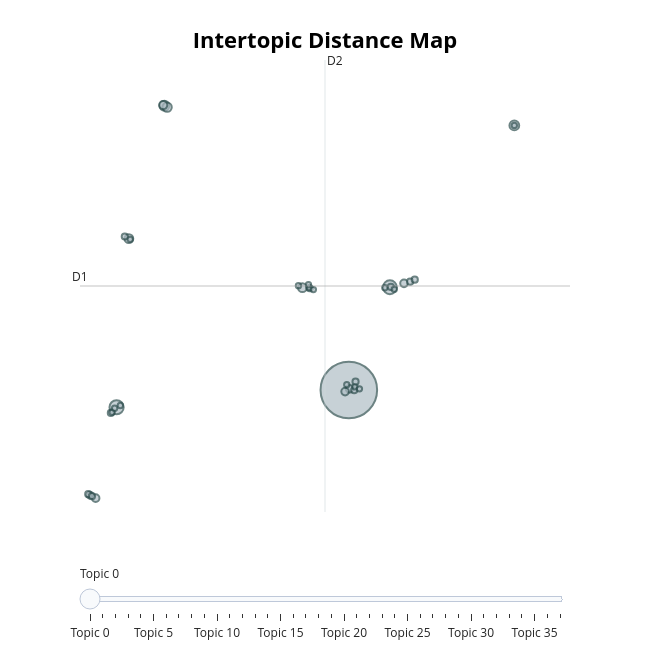

This figure's notebook cell:
### Code cell
q1_topic_model.visualize_topics()

### Figure 1 — Plotly figure (JSON) as saved in the notebook; plotly's stock layout.template omitted (floating-point values rounded to 4 significant figures)
{"data": [{"customdata": [[0, "the | and | of | to | scientific", 334], [1, "public | more | they | the | general public", 21], [2, "science happens | happens | science | and | hypothesis", 20], [3, "you | your | we | hypothesis | to", 10], [4, "the | consumer | question | the researcher | to", 10], [5, "consumer | researcher | the researcher | the consumer | the", 9], [6, "think | should | are | the | and", 8], [7, "it | get | would | very | lot of", 8], [8, "the | the experiment | experiment | the consumer | consumer", 7], [9, "then | to | and then | question | done", 6], [10, "will | learning | will be | be | it will", 6], [11, "think | see | see the | will | it will", 6], [12, "science | theory | that | think | believe", 6], [13, "group | then | the | food | the researcher", 5], [14, "outcome | statistics | used | expected | science", 4], [15, "science | always | curiosity think | people question | curiosity", 4], [16, "statistics | me to | me | can | is", 4], [17, "data | it | being taken | and | the", 4], [18, "they | will | then | have to | to", 4], [19, "class | this class | differs from | differs | this", 4], [20, "has to | imagine it | has | the | it", 4], [21, "numbers | the numbers | the | statistics | to", 4], [22, "people | trying | happen | lifestyle | know more", 4], [23, "will | more | be | more about | as", 4], [24, "be | be more | would not | may | you will", 3], [25, "part | is | consumer | part of | are", 3], [26, "the experiment | experiment | the | test subjects | are", 3], [27, "one will | you | will | you will | one", 3], [28, "long | have | think | scientific process | have to", 3], [29, "very | look very | normal | looks very | perspectives", 3], [30, "be | made the | can be | details | accurate", 3], [31, "important step | important | most important | step | you", 3], [32, "think science | might not | science | an experiment | an", 3], [33, "what the | the investigation | is likely | investigation | what", 3], [34, "to | researcher | that will | these | facts", 3], [35, "the research | is lot | research | avoid | of", 3], [36, "shown | big | come up | them | come", 3], [37, "the | the study | and scientific | interpret it | the planning", 3]], "hovertemplate": "<b>Topic %{customdata[0]}</b><br>%{customdata[1]}<br>Size: %{customdata[2]}", "legendgroup": "", "marker": {"color": "#B0BEC5", "line": {"color": "DarkSlateGrey", "width": 2}, "size": [334, 21, 20, 10, 10, 9, 8, 8, 7, 6, 6, 6, 6, 5, 4, 4, 4, 4, 4, 4, 4, 4, 4, 4, 3, 3, 3, 3, 3, 3, 3, 3, 3, 3, 3, 3, 3, 3], "sizemode": "area", "sizeref": 0.2087, "symbol": "circle"}, "mode": "markers", "name": "", "orientation": "v", "showlegend": false, "type": "scatter", "x": [11.11, -1.44, 13.32, 20.05, 1.144, 1.291, -0.7752, 8.597, 1.079, 11.14, 10.9, -2.57, 14.09, -2.876, 14.42, 13.38, 14.67, -2.97, -2.77, 11.47, 8.995, -0.9956, 11.4, -1.748, -1.678, 11.0, -1.236, 13.05, 11.43, 8.384, 8.958, 20.05, 13.56, 9.19, 8.926, -1.545, 11.68, -0.704], "xaxis": "x", "y": [1.597, -0.1639, 12.11, 28.65, 30.67, 30.52, 17.08, 12.06, 30.74, 1.718, 1.436, -9.458, 12.51, -9.151, 12.68, 12.14, 12.88, -9.058, -9.257, 2.451, 12.0, 17.3, 1.577, -0.745, -0.6736, 2.133, 0.02001, 12.06, 1.922, 12.27, 12.08, 28.65, 11.91, 11.87, 12.37, -0.2703, 1.718, 17.01], "yaxis": "y"}], "layout": {"annotations": [{"showarrow": false, "text": "D1", "x": -3.415, "y": 12.24, "yshift": 10}, {"showarrow": false, "text": "D2", "x": 9.818, "xshift": 10, "y": 35.35}], "height": 650, "hoverlabel": {"bgcolor": "white", "font": {"family": "Rockwell", "size": 16}}, "legend": {"itemsizing": "constant", "tracegroupgap": 0}, "margin": {"t": 60}, "shapes": [{"line": {"color": "#CFD8DC", "width": 2}, "type": "line", "x0": 9.818, "x1": 9.818, "y0": -10.88, "y1": 35.35}, {"line": {"color": "#9E9E9E", "width": 2}, "type": "line", "x0": -3.415, "x1": 23.05, "y0": 12.24, "y1": 12.24}], "sliders": [{"active": 0, "pad": {"t": 50}, "steps": [{"args": [{"marker.color": [["red", "#B0BEC5", "#B0BEC5", "#B0BEC5", "#B0BEC5", "#B0BEC5", "#B0BEC5", "#B0BEC5", "#B0BEC5", "#B0BEC5", "#B0BEC5", "#B0BEC5", "#B0BEC5", "#B0BEC5", "#B0BEC5", "#B0BEC5", "#B0BEC5", "#B0BEC5", "#B0BEC5", "#B0BEC5", "#B0BEC5", "#B0BEC5", "#B0BEC5", "#B0BEC5", "#B0BEC5", "#B0BEC5", "#B0BEC5", "#B0BEC5", "#B0BEC5", "#B0BEC5", "#B0BEC5", "#B0BEC5", "#B0BEC5", "#B0BEC5", "#B0BEC5", "#B0BEC5", "#B0BEC5", "#B0BEC5"]]}], "label": "Topic 0", "method": "update"}, {"args": [{"marker.color": [["#B0BEC5", "red", "#B0BEC5", "#B0BEC5", "#B0BEC5", "#B0BEC5", "#B0BEC5", "#B0BEC5", "#B0BEC5", "#B0BEC5", "#B0BEC5", "#B0BEC5", "#B0BEC5", "#B0BEC5", "#B0BEC5", "#B0BEC5", "#B0BEC5", "#B0BEC5", "#B0BEC5", "#B0BEC5", "#B0BEC5", "#B0BEC5", "#B0BEC5", "#B0BEC5", "#B0BEC5", "#B0BEC5", "#B0BEC5", "#B0BEC5", "#B0BEC5", "#B0BEC5", "#B0BEC5", "#B0BEC5", "#B0BEC5", "#B0BEC5", "#B0BEC5", "#B0BEC5", "#B0BEC5", "#B0BEC5"]]}], "label": "Topic 1", "method": "update"}, {"args": [{"marker.color": [["#B0BEC5", "#B0BEC5", "red", "#B0BEC5", "#B0BEC5", "#B0BEC5", "#B0BEC5", "#B0BEC5", "#B0BEC5", "#B0BEC5", "#B0BEC5", "#B0BEC5", "#B0BEC5", "#B0BEC5", "#B0BEC5", "#B0BEC5", "#B0BEC5", "#B0BEC5", "#B0BEC5", "#B0BEC5", "#B0BEC5", "#B0BEC5", "#B0BEC5", "#B0BEC5", "#B0BEC5", "#B0BEC5", "#B0BEC5", "#B0BEC5", "#B0BEC5", "#B0BEC5", "#B0BEC5", "#B0BEC5", "#B0BEC5", "#B0BEC5", "#B0BEC5", "#B0BEC5", "#B0BEC5", "#B0BEC5"]]}], "label": "Topic 2", "method": "update"}, {"args": [{"marker.color": [["#B0BEC5", "#B0BEC5", "#B0BEC5", "red", "#B0BEC5", "#B0BEC5", "#B0BEC5", "#B0BEC5", "#B0BEC5", "#B0BEC5", "#B0BEC5", "#B0BEC5", "#B0BEC5", "#B0BEC5", "#B0BEC5", "#B0BEC5", "#B0BEC5", "#B0BEC5", "#B0BEC5", "#B0BEC5", "#B0BEC5", "#B0BEC5", "#B0BEC5", "#B0BEC5", "#B0BEC5", "#B0BEC5", "#B0BEC5", "#B0BEC5", "#B0BEC5", "#B0BEC5", "#B0BEC5", "#B0BEC5", "#B0BEC5", "#B0BEC5", "#B0BEC5", "#B0BEC5", "#B0BEC5", "#B0BEC5"]]}], "label": "Topic 3", "method": "update"}, {"args": [{"marker.color": [["#B0BEC5", "#B0BEC5", "#B0BEC5", "#B0BEC5", "red", "#B0BEC5", "#B0BEC5", "#B0BEC5", "#B0BEC5", "#B0BEC5", "#B0BEC5", "#B0BEC5", "#B0BEC5", "#B0BEC5", "#B0BEC5", "#B0BEC5", "#B0BEC5", "#B0BEC5", "#B0BEC5", "#B0BEC5", "#B0BEC5", "#B0BEC5", "#B0BEC5", "#B0BEC5", "#B0BEC5", "#B0BEC5", "#B0BEC5", "#B0BEC5", "#B0BEC5", "#B0BEC5", "#B0BEC5", "#B0BEC5", "#B0BEC5", "#B0BEC5", "#B0BEC5", "#B0BEC5", "#B0BEC5", "#B0BEC5"]]}], "label": "Topic 4", "method": "update"}, {"args": [{"marker.color": [["#B0BEC5", "#B0BEC5", "#B0BEC5", "#B0BEC5", "#B0BEC5", "red", "#B0BEC5", "#B0BEC5", "#B0BEC5", "#B0BEC5", "#B0BEC5", "#B0BEC5", "#B0BEC5", "#B0BEC5", "#B0BEC5", "#B0BEC5", "#B0BEC5", "#B0BEC5", "#B0BEC5", "#B0BEC5", "#B0BEC5", "#B0BEC5", "#B0BEC5", "#B0BEC5", "#B0BEC5", "#B0BEC5", "#B0BEC5", "#B0BEC5", "#B0BEC5", "#B0BEC5", "#B0BEC5", "#B0BEC5", "#B0BEC5", "#B0BEC5", "#B0BEC5", "#B0BEC5", "#B0BEC5", "#B0BEC5"]]}], "label": "Topic 5", "method": "update"}, {"args": [{"marker.color": [["#B0BEC5", "#B0BEC5", "#B0BEC5", "#B0BEC5", "#B0BEC5", "#B0BEC5", "red", "#B0BEC5", "#B0BEC5", "#B0BEC5", "#B0BEC5", "#B0BEC5", "#B0BEC5", "#B0BEC5", "#B0BEC5", "#B0BEC5", "#B0BEC5", "#B0BEC5", "#B0BEC5", "#B0BEC5", "#B0BEC5", "#B0BEC5", "#B0BEC5", "#B0BEC5", "#B0BEC5", "#B0BEC5", "#B0BEC5", "#B0BEC5", "#B0BEC5", "#B0BEC5", "#B0BEC5", "#B0BEC5", "#B0BEC5", "#B0BEC5", "#B0BEC5", "#B0BEC5", "#B0BEC5", "#B0BEC5"]]}], "label": "Topic 6", "method": "update"}, {"args": [{"marker.color": [["#B0BEC5", "#B0BEC5", "#B0BEC5", "#B0BEC5", "#B0BEC5", "#B0BEC5", "#B0BEC5", "red", "#B0BEC5", "#B0BEC5", "#B0BEC5", "#B0BEC5", "#B0BEC5", "#B0BEC5", "#B0BEC5", "#B0BEC5", "#B0BEC5", "#B0BEC5", "#B0BEC5", "#B0BEC5", "#B0BEC5", "#B0BEC5", "#B0BEC5", "#B0BEC5", "#B0BEC5", "#B0BEC5", "#B0BEC5", "#B0BEC5", "#B0BEC5", "#B0BEC5", "#B0BEC5", "#B0BEC5", "#B0BEC5", "#B0BEC5", "#B0BEC5", "#B0BEC5", "#B0BEC5", "#B0BEC5"]]}], "label": "Topic 7", "method": "update"}, {"args": [{"marker.color": [["#B0BEC5", "#B0BEC5", "#B0BEC5", "#B0BEC5", "#B0BEC5", "#B0BEC5", "#B0BEC5", "#B0BEC5", "red", "#B0BEC5", "#B0BEC5", "#B0BEC5", "#B0BEC5", "#B0BEC5", "#B0BEC5", "#B0BEC5", "#B0BEC5", "#B0BEC5", "#B0BEC5", "#B0BEC5", "#B0BEC5", "#B0BEC5", "#B0BEC5", "#B0BEC5", "#B0BEC5", "#B0BEC5", "#B0BEC5", "#B0BEC5", "#B0BEC5", "#B0BEC5", "#B0BEC5", "#B0BEC5", "#B0BEC5", "#B0BEC5", "#B0BEC5", "#B0BEC5", "#B0BEC5", "#B0BEC5"]]}], "label": "Topic 8", "method": "update"}, {"args": [{"marker.color": [["#B0BEC5", "#B0BEC5", "#B0BEC5", "#B0BEC5", "#B0BEC5", "#B0BEC5", "#B0BEC5", "#B0BEC5", "#B0BEC5", "red", "#B0BEC5", "#B0BEC5", "#B0BEC5", "#B0BEC5", "#B0BEC5", "#B0BEC5", "#B0BEC5", "#B0BEC5", "#B0BEC5", "#B0BEC5", "#B0BEC5", "#B0BEC5", "#B0BEC5", "#B0BEC5", "#B0BEC5", "#B0BEC5", "#B0BEC5", "#B0BEC5", "#B0BEC5", "#B0BEC5", "#B0BEC5", "#B0BEC5", "#B0BEC5", "#B0BEC5", "#B0BEC5", "#B0BEC5", "#B0BEC5", "#B0BEC5"]]}], "label": "Topic 9", "method": "update"}, {"args": [{"marker.color": [["#B0BEC5", "#B0BEC5", "#B0BEC5", "#B0BEC5", "#B0BEC5", "#B0BEC5", "#B0BEC5", "#B0BEC5", "#B0BEC5", "#B0BEC5", "red", "#B0BEC5", "#B0BEC5", "#B0BEC5", "#B0BEC5", "#B0BEC5", "#B0BEC5", "#B0BEC5", "#B0BEC5", "#B0BEC5", "#B0BEC5", "#B0BEC5", "#B0BEC5", "#B0BEC5", "#B0BEC5", "#B0BEC5", "#B0BEC5", "#B0BEC5", "#B0BEC5", "#B0BEC5", "#B0BEC5", "#B0BEC5", "#B0BEC5", "#B0BEC5", "#B0BEC5", "#B0BEC5", "#B0BEC5", "#B0BEC5"]]}], "label": "Topic 10", "method": "update"}, {"args": [{"marker.color": [["#B0BEC5", "#B0BEC5", "#B0BEC5", "#B0BEC5", "#B0BEC5", "#B0BEC5", "#B0BEC5", "#B0BEC5", "#B0BEC5", "#B0BEC5", "#B0BEC5", "red", "#B0BEC5", "#B0BEC5", "#B0BEC5", "#B0BEC5", "#B0BEC5", "#B0BEC5", "#B0BEC5", "#B0BEC5", "#B0BEC5", "#B0BEC5", "#B0BEC5", "#B0BEC5", "#B0BEC5", "#B0BEC5", "#B0BEC5", "#B0BEC5", "#B0BEC5", "#B0BEC5", "#B0BEC5", "#B0BEC5", "#B0BEC5", "#B0BEC5", "#B0BEC5", "#B0BEC5", "#B0BEC5", "#B0BEC5"]]}], "label": "Topic 11", "method": "update"}, {"args": [{"marker.color": [["#B0BEC5", "#B0BEC5", "#B0BEC5", "#B0BEC5", "#B0BEC5", "#B0BEC5", "#B0BEC5", "#B0BEC5", "#B0BEC5", "#B0BEC5", "#B0BEC5", "#B0BEC5", "red", "#B0BEC5", "#B0BEC5", "#B0BEC5", "#B0BEC5", "#B0BEC5", "#B0BEC5", "#B0BEC5", "#B0BEC5", "#B0BEC5", "#B0BEC5", "#B0BEC5", "#B0BEC5", "#B0BEC5", "#B0BEC5", "#B0BEC5", "#B0BEC5", "#B0BEC5", "#B0BEC5", "#B0BEC5", "#B0BEC5", "#B0BEC5", "#B0BEC5", "#B0BEC5", "#B0BEC5", "#B0BEC5"]]}], "label": "Topic 12", "method": "update"}, {"args": [{"marker.color": [["#B0BEC5", "#B0BEC5", "#B0BEC5", "#B0BEC5", "#B0BEC5", "#B0BEC5", "#B0BEC5", "#B0BEC5", "#B0BEC5", "#B0BEC5", "#B0BEC5", "#B0BEC5", "#B0BEC5", "red", "#B0BEC5", "#B0BEC5", "#B0BEC5", "#B0BEC5", "#B0BEC5", "#B0BEC5", "#B0BEC5", "#B0BEC5", "#B0BEC5", "#B0BEC5", "#B0BEC5", "#B0BEC5", "#B0BEC5", "#B0BEC5", "#B0BEC5", "#B0BEC5", "#B0BEC5", "#B0BEC5", "#B0BEC5", "#B0BEC5", "#B0BEC5", "#B0BEC5", "#B0BEC5", "#B0BEC5"]]}], "label": "Topic 13", "method": "update"}, {"args": [{"marker.color": [["#B0BEC5", "#B0BEC5", "#B0BEC5", "#B0BEC5", "#B0BEC5", "#B0BEC5", "#B0BEC5", "#B0BEC5", "#B0BEC5", "#B0BEC5", "#B0BEC5", "#B0BEC5", "#B0BEC5", "#B0BEC5", "red", "#B0BEC5", "#B0BEC5", "#B0BEC5", "#B0BEC5", "#B0BEC5", "#B0BEC5", "#B0BEC5", "#B0BEC5", "#B0BEC5", "#B0BEC5", "#B0BEC5", "#B0BEC5", "#B0BEC5", "#B0BEC5", "#B0BEC5", "#B0BEC5", "#B0BEC5", "#B0BEC5", "#B0BEC5", "#B0BEC5", "#B0BEC5", "#B0BEC5", "#B0BEC5"]]}], "label": "Topic 14", "method": "update"}, {"args": [{"marker.color": [["#B0BEC5", "#B0BEC5", "#B0BEC5", "#B0BEC5", "#B0BEC5", "#B0BEC5", "#B0BEC5", "#B0BEC5", "#B0BEC5", "#B0BEC5", "#B0BEC5", "#B0BEC5", "#B0BEC5", "#B0BEC5", "#B0BEC5", "red", "#B0BEC5", "#B0BEC5", "#B0BEC5", "#B0BEC5", "#B0BEC5", "#B0BEC5", "#B0BEC5", "#B0BEC5", "#B0BEC5", "#B0BEC5", "#B0BEC5", "#B0BEC5", "#B0BEC5", "#B0BEC5", "#B0BEC5", "#B0BEC5", "#B0BEC5", "#B0BEC5", "#B0BEC5", "#B0BEC5", "#B0BEC5", "#B0BEC5"]]}], "label": "Topic 15", "method": "update"}, {"args": [{"marker.color": [["#B0BEC5", "#B0BEC5", "#B0BEC5", "#B0BEC5", "#B0BEC5", "#B0BEC5", "#B0BEC5", "#B0BEC5", "#B0BEC5", "#B0BEC5", "#B0BEC5", "#B0BEC5", "#B0BEC5", "#B0BEC5", "#B0BEC5", "#B0BEC5", "red", "#B0BEC5", "#B0BEC5", "#B0BEC5", "#B0BEC5", "#B0BEC5", "#B0BEC5", "#B0BEC5", "#B0BEC5", "#B0BEC5", "#B0BEC5", "#B0BEC5", "#B0BEC5", "#B0BEC5", "#B0BEC5", "#B0BEC5", "#B0BEC5", "#B0BEC5", "#B0BEC5", "#B0BEC5", "#B0BEC5", "#B0BEC5"]]}], "label": "Topic 16", "method": "update"}, {"args": [{"marker.color": [["#B0BEC5", "#B0BEC5", "#B0BEC5", "#B0BEC5", "#B0BEC5", "#B0BEC5", "#B0BEC5", "#B0BEC5", "#B0BEC5", "#B0BEC5", "#B0BEC5", "#B0BEC5", "#B0BEC5", "#B0BEC5", "#B0BEC5", "#B0BEC5", "#B0BEC5", "red", "#B0BEC5", "#B0BEC5", "#B0BEC5", "#B0BEC5", "#B0BEC5", "#B0BEC5", "#B0BEC5", "#B0BEC5", "#B0BEC5", "#B0BEC5", "#B0BEC5", "#B0BEC5", "#B0BEC5", "#B0BEC5", "#B0BEC5", "#B0BEC5", "#B0BEC5", "#B0BEC5", "#B0BEC5", "#B0BEC5"]]}], "label": "Topic 17", "method": "update"}, {"args": [{"marker.color": [["#B0BEC5", "#B0BEC5", "#B0BEC5", "#B0BEC5", "#B0BEC5", "#B0BEC5", "#B0BEC5", "#B0BEC5", "#B0BEC5", "#B0BEC5", "#B0BEC5", "#B0BEC5", "#B0BEC5", "#B0BEC5", "#B0BEC5", "#B0BEC5", "#B0BEC5", "#B0BEC5", "red", "#B0BEC5", "#B0BEC5", "#B0BEC5", "#B0BEC5", "#B0BEC5", "#B0BEC5", "#B0BEC5", "#B0BEC5", "#B0BEC5", "#B0BEC5", "#B0BEC5", "#B0BEC5", "#B0BEC5", "#B0BEC5", "#B0BEC5", "#B0BEC5", "#B0BEC5", "#B0BEC5", "#B0BEC5"]]}], "label": "Topic 18", "method": "update"}, {"args": [{"marker.color": [["#B0BEC5", "#B0BEC5", "#B0BEC5", "#B0BEC5", "#B0BEC5", "#B0BEC5", "#B0BEC5", "#B0BEC5", "#B0BEC5", "#B0BEC5", "#B0BEC5", "#B0BEC5", "#B0BEC5", "#B0BEC5", "#B0BEC5", "#B0BEC5", "#B0BEC5", "#B0BEC5", "#B0BEC5", "red", "#B0BEC5", "#B0BEC5", "#B0BEC5", "#B0BEC5", "#B0BEC5", "#B0BEC5", "#B0BEC5", "#B0BEC5", "#B0BEC5", "#B0BEC5", "#B0BEC5", "#B0BEC5", "#B0BEC5", "#B0BEC5", "#B0BEC5", "#B0BEC5", "#B0BEC5", "#B0BEC5"]]}], "label": "Topic 19", "method": "update"}, {"args": [{"marker.color": [["#B0BEC5", "#B0BEC5", "#B0BEC5", "#B0BEC5", "#B0BEC5", "#B0BEC5", "#B0BEC5", "#B0BEC5", "#B0BEC5", "#B0BEC5", "#B0BEC5", "#B0BEC5", "#B0BEC5", "#B0BEC5", "#B0BEC5", "#B0BEC5", "#B0BEC5", "#B0BEC5", "#B0BEC5", "#B0BEC5", "red", "#B0BEC5", "#B0BEC5", "#B0BEC5", "#B0BEC5", "#B0BEC5", "#B0BEC5", "#B0BEC5", "#B0BEC5", "#B0BEC5", "#B0BEC5", "#B0BEC5", "#B0BEC5", "#B0BEC5", "#B0BEC5", "#B0BEC5", "#B0BEC5", "#B0BEC5"]]}], "label": "Topic 20", "method": "update"}, {"args": [{"marker.color": [["#B0BEC5", "#B0BEC5", "#B0BEC5", "#B0BEC5", "#B0BEC5", "#B0BEC5", "#B0BEC5", "#B0BEC5", "#B0BEC5", "#B0BEC5", "#B0BEC5", "#B0BEC5", "#B0BEC5", "#B0BEC5", "#B0BEC5", "#B0BEC5", "#B0BEC5", "#B0BEC5", "#B0BEC5", "#B0BEC5", "#B0BEC5", "red", "#B0BEC5", "#B0BEC5", "#B0BEC5", "#B0BEC5", "#B0BEC5", "#B0BEC5", "#B0BEC5", "#B0BEC5", "#B0BEC5", "#B0BEC5", "#B0BEC5", "#B0BEC5", "#B0BEC5", "#B0BEC5", "#B0BEC5", "#B0BEC5"]]}], "label": "Topic 21", "method": "update"}, {"args": [{"marker.color": [["#B0BEC5", "#B0BEC5", "#B0BEC5", "#B0BEC5", "#B0BEC5", "#B0BEC5", "#B0BEC5", "#B0BEC5", "#B0BEC5", "#B0BEC5", "#B0BEC5", "#B0BEC5", "#B0BEC5", "#B0BEC5", "#B0BEC5", "#B0BEC5", "#B0BEC5", "#B0BEC5", "#B0BEC5", "#B0BEC5", "#B0BEC5", "#B0BEC5", "red", "#B0BEC5", "#B0BEC5", "#B0BEC5", "#B0BEC5", "#B0BEC5", "#B0BEC5", "#B0BEC5", "#B0BEC5", "#B0BEC5", "#B0BEC5", "#B0BEC5", "#B0BEC5", "#B0BEC5", "#B0BEC5", "#B0BEC5"]]}], "label": "Topic 22", "method": "update"}, {"args": [{"marker.color": [["#B0BEC5", "#B0BEC5", "#B0BEC5", "#B0BEC5", "#B0BEC5", "#B0BEC5", "#B0BEC5", "#B0BEC5", "#B0BEC5", "#B0BEC5", "#B0BEC5", "#B0BEC5", "#B0BEC5", "#B0BEC5", "#B0BEC5", "#B0BEC5", "#B0BEC5", "#B0BEC5", "#B0BEC5", "#B0BEC5", "#B0BEC5", "#B0BEC5", "#B0BEC5", "red", "#B0BEC5", "#B0BEC5", "#B0BEC5", "#B0BEC5", "#B0BEC5", "#B0BEC5", "#B0BEC5", "#B0BEC5", "#B0BEC5", "#B0BEC5", "#B0BEC5", "#B0BEC5", "#B0BEC5", "#B0BEC5"]]}], "label": "Topic 23", "method": "update"}, {"args": [{"marker.color": [["#B0BEC5", "#B0BEC5", "#B0BEC5", "#B0BEC5", "#B0BEC5", "#B0BEC5", "#B0BEC5", "#B0BEC5", "#B0BEC5", "#B0BEC5", "#B0BEC5", "#B0BEC5", "#B0BEC5", "#B0BEC5", "#B0BEC5", "#B0BEC5", "#B0BEC5", "#B0BEC5", "#B0BEC5", "#B0BEC5", "#B0BEC5", "#B0BEC5", "#B0BEC5", "#B0BEC5", "red", "#B0BEC5", "#B0BEC5", "#B0BEC5", "#B0BEC5", "#B0BEC5", "#B0BEC5", "#B0BEC5", "#B0BEC5", "#B0BEC5", "#B0BEC5", "#B0BEC5", "#B0BEC5", "#B0BEC5"]]}], "label": "Topic 24", "method": "update"}, {"args": [{"marker.color": [["#B0BEC5", "#B0BEC5", "#B0BEC5", "#B0BEC5", "#B0BEC5", "#B0BEC5", "#B0BEC5", "#B0BEC5", "#B0BEC5", "#B0BEC5", "#B0BEC5", "#B0BEC5", "#B0BEC5", "#B0BEC5", "#B0BEC5", "#B0BEC5", "#B0BEC5", "#B0BEC5", "#B0BEC5", "#B0BEC5", "#B0BEC5", "#B0BEC5", "#B0BEC5", "#B0BEC5", "#B0BEC5", "red", "#B0BEC5", "#B0BEC5", "#B0BEC5", "#B0BEC5", "#B0BEC5", "#B0BEC5", "#B0BEC5", "#B0BEC5", "#B0BEC5", "#B0BEC5", "#B0BEC5", "#B0BEC5"]]}], "label": "Topic 25", "method": "update"}, {"args": [{"marker.color": [["#B0BEC5", "#B0BEC5", "#B0BEC5", "#B0BEC5", "#B0BEC5", "#B0BEC5", "#B0BEC5", "#B0BEC5", "#B0BEC5", "#B0BEC5", "#B0BEC5", "#B0BEC5", "#B0BEC5", "#B0BEC5", "#B0BEC5", "#B0BEC5", "#B0BEC5", "#B0BEC5", "#B0BEC5", "#B0BEC5", "#B0BEC5", "#B0BEC5", "#B0BEC5", "#B0BEC5", "#B0BEC5", "#B0BEC5", "red", "#B0BEC5", "#B0BEC5", "#B0BEC5", "#B0BEC5", "#B0BEC5", "#B0BEC5", "#B0BEC5", "#B0BEC5", "#B0BEC5", "#B0BEC5", "#B0BEC5"]]}], "label": "Topic 26", "method": "update"}, {"args": [{"marker.color": [["#B0BEC5", "#B0BEC5", "#B0BEC5", "#B0BEC5", "#B0BEC5", "#B0BEC5", "#B0BEC5", "#B0BEC5", "#B0BEC5", "#B0BEC5", "#B0BEC5", "#B0BEC5", "#B0BEC5", "#B0BEC5", "#B0BEC5", "#B0BEC5", "#B0BEC5", "#B0BEC5", "#B0BEC5", "#B0BEC5", "#B0BEC5", "#B0BEC5", "#B0BEC5", "#B0BEC5", "#B0BEC5", "#B0BEC5", "#B0BEC5", "red", "#B0BEC5", "#B0BEC5", "#B0BEC5", "#B0BEC5", "#B0BEC5", "#B0BEC5", "#B0BEC5", "#B0BEC5", "#B0BEC5", "#B0BEC5"]]}], "label": "Topic 27", "method": "update"}, {"args": [{"marker.color": [["#B0BEC5", "#B0BEC5", "#B0BEC5", "#B0BEC5", "#B0BEC5", "#B0BEC5", "#B0BEC5", "#B0BEC5", "#B0BEC5", "#B0BEC5", "#B0BEC5", "#B0BEC5", "#B0BEC5", "#B0BEC5", "#B0BEC5", "#B0BEC5", "#B0BEC5", "#B0BEC5", "#B0BEC5", "#B0BEC5", "#B0BEC5", "#B0BEC5", "#B0BEC5", "#B0BEC5", "#B0BEC5", "#B0BEC5", "#B0BEC5", "#B0BEC5", "red", "#B0BEC5", "#B0BEC5", "#B0BEC5", "#B0BEC5", "#B0BEC5", "#B0BEC5", "#B0BEC5", "#B0BEC5", "#B0BEC5"]]}], "label": "Topic 28", "method": "update"}, {"args": [{"marker.color": [["#B0BEC5", "#B0BEC5", "#B0BEC5", "#B0BEC5", "#B0BEC5", "#B0BEC5", "#B0BEC5", "#B0BEC5", "#B0BEC5", "#B0BEC5", "#B0BEC5", "#B0BEC5", "#B0BEC5", "#B0BEC5", "#B0BEC5", "#B0BEC5", "#B0BEC5", "#B0BEC5", "#B0BEC5", "#B0BEC5", "#B0BEC5", "#B0BEC5", "#B0BEC5", "#B0BEC5", "#B0BEC5", "#B0BEC5", "#B0BEC5", "#B0BEC5", "#B0BEC5", "red", "#B0BEC5", "#B0BEC5", "#B0BEC5", "#B0BEC5", "#B0BEC5", "#B0BEC5", "#B0BEC5", "#B0BEC5"]]}], "label": "Topic 29", "method": "update"}, {"args": [{"marker.color": [["#B0BEC5", "#B0BEC5", "#B0BEC5", "#B0BEC5", "#B0BEC5", "#B0BEC5", "#B0BEC5", "#B0BEC5", "#B0BEC5", "#B0BEC5", "#B0BEC5", "#B0BEC5", "#B0BEC5", "#B0BEC5", "#B0BEC5", "#B0BEC5", "#B0BEC5", "#B0BEC5", "#B0BEC5", "#B0BEC5", "#B0BEC5", "#B0BEC5", "#B0BEC5", "#B0BEC5", "#B0BEC5", "#B0BEC5", "#B0BEC5", "#B0BEC5", "#B0BEC5", "#B0BEC5", "red", "#B0BEC5", "#B0BEC5", "#B0BEC5", "#B0BEC5", "#B0BEC5", "#B0BEC5", "#B0BEC5"]]}], "label": "Topic 30", "method": "update"}, {"args": [{"marker.color": [["#B0BEC5", "#B0BEC5", "#B0BEC5", "#B0BEC5", "#B0BEC5", "#B0BEC5", "#B0BEC5", "#B0BEC5", "#B0BEC5", "#B0BEC5", "#B0BEC5", "#B0BEC5", "#B0BEC5", "#B0BEC5", "#B0BEC5", "#B0BEC5", "#B0BEC5", "#B0BEC5", "#B0BEC5", "#B0BEC5", "#B0BEC5", "#B0BEC5", "#B0BEC5", "#B0BEC5", "#B0BEC5", "#B0BEC5", "#B0BEC5", "#B0BEC5", "#B0BEC5", "#B0BEC5", "#B0BEC5", "red", "#B0BEC5", "#B0BEC5", "#B0BEC5", "#B0BEC5", "#B0BEC5", "#B0BEC5"]]}], "label": "Topic 31", "method": "update"}, {"args": [{"marker.color": [["#B0BEC5", "#B0BEC5", "#B0BEC5", "#B0BEC5", "#B0BEC5", "#B0BEC5", "#B0BEC5", "#B0BEC5", "#B0BEC5", "#B0BEC5", "#B0BEC5", "#B0BEC5", "#B0BEC5", "#B0BEC5", "#B0BEC5", "#B0BEC5", "#B0BEC5", "#B0BEC5", "#B0BEC5", "#B0BEC5", "#B0BEC5", "#B0BEC5", "#B0BEC5", "#B0BEC5", "#B0BEC5", "#B0BEC5", "#B0BEC5", "#B0BEC5", "#B0BEC5", "#B0BEC5", "#B0BEC5", "#B0BEC5", "red", "#B0BEC5", "#B0BEC5", "#B0BEC5", "#B0BEC5", "#B0BEC5"]]}], "label": "Topic 32", "method": "update"}, {"args": [{"marker.color": [["#B0BEC5", "#B0BEC5", "#B0BEC5", "#B0BEC5", "#B0BEC5", "#B0BEC5", "#B0BEC5", "#B0BEC5", "#B0BEC5", "#B0BEC5", "#B0BEC5", "#B0BEC5", "#B0BEC5", "#B0BEC5", "#B0BEC5", "#B0BEC5", "#B0BEC5", "#B0BEC5", "#B0BEC5", "#B0BEC5", "#B0BEC5", "#B0BEC5", "#B0BEC5", "#B0BEC5", "#B0BEC5", "#B0BEC5", "#B0BEC5", "#B0BEC5", "#B0BEC5", "#B0BEC5", "#B0BEC5", "#B0BEC5", "#B0BEC5", "red", "#B0BEC5", "#B0BEC5", "#B0BEC5", "#B0BEC5"]]}], "label": "Topic 33", "method": "update"}, {"args": [{"marker.color": [["#B0BEC5", "#B0BEC5", "#B0BEC5", "#B0BEC5", "#B0BEC5", "#B0BEC5", "#B0BEC5", "#B0BEC5", "#B0BEC5", "#B0BEC5", "#B0BEC5", "#B0BEC5", "#B0BEC5", "#B0BEC5", "#B0BEC5", "#B0BEC5", "#B0BEC5", "#B0BEC5", "#B0BEC5", "#B0BEC5", "#B0BEC5", "#B0BEC5", "#B0BEC5", "#B0BEC5", "#B0BEC5", "#B0BEC5", "#B0BEC5", "#B0BEC5", "#B0BEC5", "#B0BEC5", "#B0BEC5", "#B0BEC5", "#B0BEC5", "#B0BEC5", "red", "#B0BEC5", "#B0BEC5", "#B0BEC5"]]}], "label": "Topic 34", "method": "update"}, {"args": [{"marker.color": [["#B0BEC5", "#B0BEC5", "#B0BEC5", "#B0BEC5", "#B0BEC5", "#B0BEC5", "#B0BEC5", "#B0BEC5", "#B0BEC5", "#B0BEC5", "#B0BEC5", "#B0BEC5", "#B0BEC5", "#B0BEC5", "#B0BEC5", "#B0BEC5", "#B0BEC5", "#B0BEC5", "#B0BEC5", "#B0BEC5", "#B0BEC5", "#B0BEC5", "#B0BEC5", "#B0BEC5", "#B0BEC5", "#B0BEC5", "#B0BEC5", "#B0BEC5", "#B0BEC5", "#B0BEC5", "#B0BEC5", "#B0BEC5", "#B0BEC5", "#B0BEC5", "#B0BEC5", "red", "#B0BEC5", "#B0BEC5"]]}], "label": "Topic 35", "method": "update"}, {"args": [{"marker.color": [["#B0BEC5", "#B0BEC5", "#B0BEC5", "#B0BEC5", "#B0BEC5", "#B0BEC5", "#B0BEC5", "#B0BEC5", "#B0BEC5", "#B0BEC5", "#B0BEC5", "#B0BEC5", "#B0BEC5", "#B0BEC5", "#B0BEC5", "#B0BEC5", "#B0BEC5", "#B0BEC5", "#B0BEC5", "#B0BEC5", "#B0BEC5", "#B0BEC5", "#B0BEC5", "#B0BEC5", "#B0BEC5", "#B0BEC5", "#B0BEC5", "#B0BEC5", "#B0BEC5", "#B0BEC5", "#B0BEC5", "#B0BEC5", "#B0BEC5", "#B0BEC5", "#B0BEC5", "#B0BEC5", "red", "#B0BEC5"]]}], "label": "Topic 36", "method": "update"}, {"args": [{"marker.color": [["#B0BEC5", "#B0BEC5", "#B0BEC5", "#B0BEC5", "#B0BEC5", "#B0BEC5", "#B0BEC5", "#B0BEC5", "#B0BEC5", "#B0BEC5", "#B0BEC5", "#B0BEC5", "#B0BEC5", "#B0BEC5", "#B0BEC5", "#B0BEC5", "#B0BEC5", "#B0BEC5", "#B0BEC5", "#B0BEC5", "#B0BEC5", "#B0BEC5", "#B0BEC5", "#B0BEC5", "#B0BEC5", "#B0BEC5", "#B0BEC5", "#B0BEC5", "#B0BEC5", "#B0BEC5", "#B0BEC5", "#B0BEC5", "#B0BEC5", "#B0BEC5", "#B0BEC5", "#B0BEC5", "#B0BEC5", "red"]]}], "label": "Topic 37", "method": "update"}]}], "title": {"font": {"color": "Black", "size": 22}, "text": "<b>Intertopic Distance Map</b>", "x": 0.5, "xanchor": "center", "y": 0.95, "yanchor": "top"}, "width": 650, "xaxis": {"anchor": "y", "domain": [0, 1], "range": [-3.415, 23.05], "title": {"text": ""}, "visible": false}, "yaxis": {"anchor": "x", "domain": [0, 1], "range": [-10.88, 35.35], "title": {"text": ""}, "visible": false}}}
